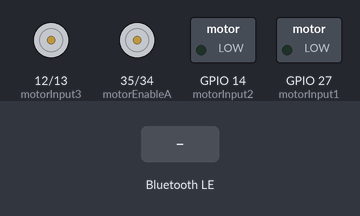
Simulated run of this sketch. Board: ESP32. Shown: motor-driver pin pairs drawn as motors (green arrow = first pin HIGH = forward, orange = second pin HIGH = backward, longer = more drive), switched loads named in the sketch (green lamp = pin HIGH). Inputs (shaded band) come from the test bench. Nothing arrives over Bluetooth unless stated; a phone connects over Bluetooth LE 3 s after start; what the sketch prints to the serial monitor is not drawn.

Above: at 1.2 s.
1.3 s: Bluetooth LE write "1" received
At 2.7 s:
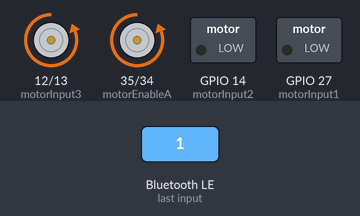
Timing chart, 0 to 4.3 s (numbered marks = the images above; inputs shaded):
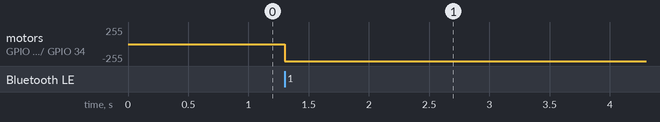

Measured:
- after the input at 1.3 s, motor on GPIO 12 (motorInput3) / GPIO 13 (motorInput4), motor on GPIO 35 (motorEnableA) / GPIO 34 (motorEnableB): stopped → backward 255/255 at once

The sketch:

BLE_Car.ino
```cpp
#include <BLEDevice.h>
#include <BLEUtils.h>
#include <BLEServer.h>
#include <driver/adc.h>
#include <BLE2902.h>
#include "car_motors.h"

BLECharacteristic *pCharacteristic;

// See the following for generating UUIDs:
// https://www.uuidgenerator.net/

#define SERVICE_UUID        "751bf727-d925-45a1-9f57-93bed09e7122"
#define CHARACTERISTIC_UUID "d7ae6086-2b6e-421a-a631-dd1df37bf44d"

class JoyStickCallback: public BLECharacteristicCallbacks {
    void onWrite(BLECharacteristic *pCharacteristic) {
      uint8_t* rxValue = pCharacteristic->getData();

      unsigned int xval = (rxValue[0] * 1000) + (rxValue[1] * 100) + (rxValue[2] * 10) + rxValue[3];
      unsigned int yval = (rxValue[4] * 1000) + (rxValue[5] * 100) + (rxValue[6] * 10) + rxValue[7];
      int swval = rxValue[8];

      CM.updateCarMotors(xval, yval, swval);
    }
};

void setup() {

  Serial.begin(115200);
  Serial.println("Starting BLE work!");

  CM.setupCarMotors();

  BLEDevice::init("Car");
  BLEServer *pServer = BLEDevice::createServer();
  BLEService *pService = pServer->createService(SERVICE_UUID);
  pCharacteristic = pService->createCharacteristic(
                      CHARACTERISTIC_UUID,
                      BLECharacteristic::PROPERTY_READ   |
                      BLECharacteristic::PROPERTY_WRITE  |
                      BLECharacteristic::PROPERTY_NOTIFY |
                      BLECharacteristic::PROPERTY_INDICATE
                    );
  pCharacteristic->addDescriptor(new BLE2902());
  pCharacteristic->setCallbacks(new JoyStickCallback());

  pService->start();
  BLEAdvertising *pAdvertising = pServer->getAdvertising();
  pAdvertising->addServiceUUID(pService->getUUID());
  pAdvertising->start();
}

void loop() {
  delay(1000);
}
```

car_motors.h
```cpp
#define motorEnableA 35
#define motorEnableB 34

#define motorInput1 27
#define motorInput2 14
#define motorInput3 12
#define motorInput4 13

class car_motors {

  private:
    int freq = 9000;
    int pwmChannelLeft = 0;
    int pwmChannelRight = 1;
    int resolution = 12;

    // True = forwards, False = backwards
    bool forwardDir = true;

  public:

    void setupCarMotors() {
      // Arduino output pins
      pinMode(motorEnableA, OUTPUT);
      pinMode(motorEnableB, OUTPUT);
      pinMode(motorInput1, OUTPUT);
      pinMode(motorInput2, OUTPUT);
      pinMode(motorInput3, OUTPUT);
      pinMode(motorInput4, OUTPUT);

      ledcSetup(pwmChannelLeft, freq, resolution);
      ledcAttachPin(motorEnableA, pwmChannelLeft);
      ledcSetup(pwmChannelRight, freq, resolution);
      ledcAttachPin(motorEnableB, pwmChannelRight);
    }

    void updateCarMotors(int x, int y, int sw) {
      // x, y each range from 0 to 4095
      if (sw == 0) {
        // toggle direction
        forwardDir = !forwardDir;
      }

      int leftSpeed = y;
      int rightSpeed = x;

      //use the speed and direction values to turn the motors
      if (leftSpeed < 30) {
        stopLeft();
      }
      else if (!forwardDir) {
        moveLeftWheelBack(leftSpeed);
      }
      else if (forwardDir) {
        moveLeftWheelForward(leftSpeed);
      }
      if (rightSpeed < 30) {
        stopRight();
      }
      else if (!forwardDir) {
        moveRightWheelBack(rightSpeed);
      }
      else if (forwardDir) {
        moveRightWheelForward(rightSpeed);
      }

    }

    /*
    INDIVIDUAL WHEEL MOVE FUNCTIONS
    */
    void moveLeftWheelForward(int speed) {
      digitalWrite(motorInput1, LOW);
      digitalWrite(motorInput2, HIGH);
      ledcWrite(pwmChannelLeft, speed);
    }

    void moveRightWheelForward(int speed) {
      digitalWrite(motorInput3, LOW);
      digitalWrite(motorInput4, HIGH);
      ledcWrite(pwmChannelRight, speed);
    }

    void moveLeftWheelBack(int speed) {
      digitalWrite(motorInput1, HIGH);
      digitalWrite(motorInput2, LOW);
      ledcWrite(pwmChannelLeft, speed);
    }

    void moveRightWheelBack(int speed) {
      digitalWrite(motorInput3, HIGH);
      digitalWrite(motorInput4, LOW);
      ledcWrite(pwmChannelRight, speed);
    }

    /*
    STOP FUNCTIONS
    */
    void stopLeft() {
      digitalWrite(motorInput1, LOW);
      digitalWrite(motorInput2, LOW);
    }

    void stopRight() {
      digitalWrite(motorInput3, LOW);
      digitalWrite(motorInput4, LOW);
    }

    void stop() {
      stopLeft();
      stopRight();
    }

};
car_motors CM;
```
